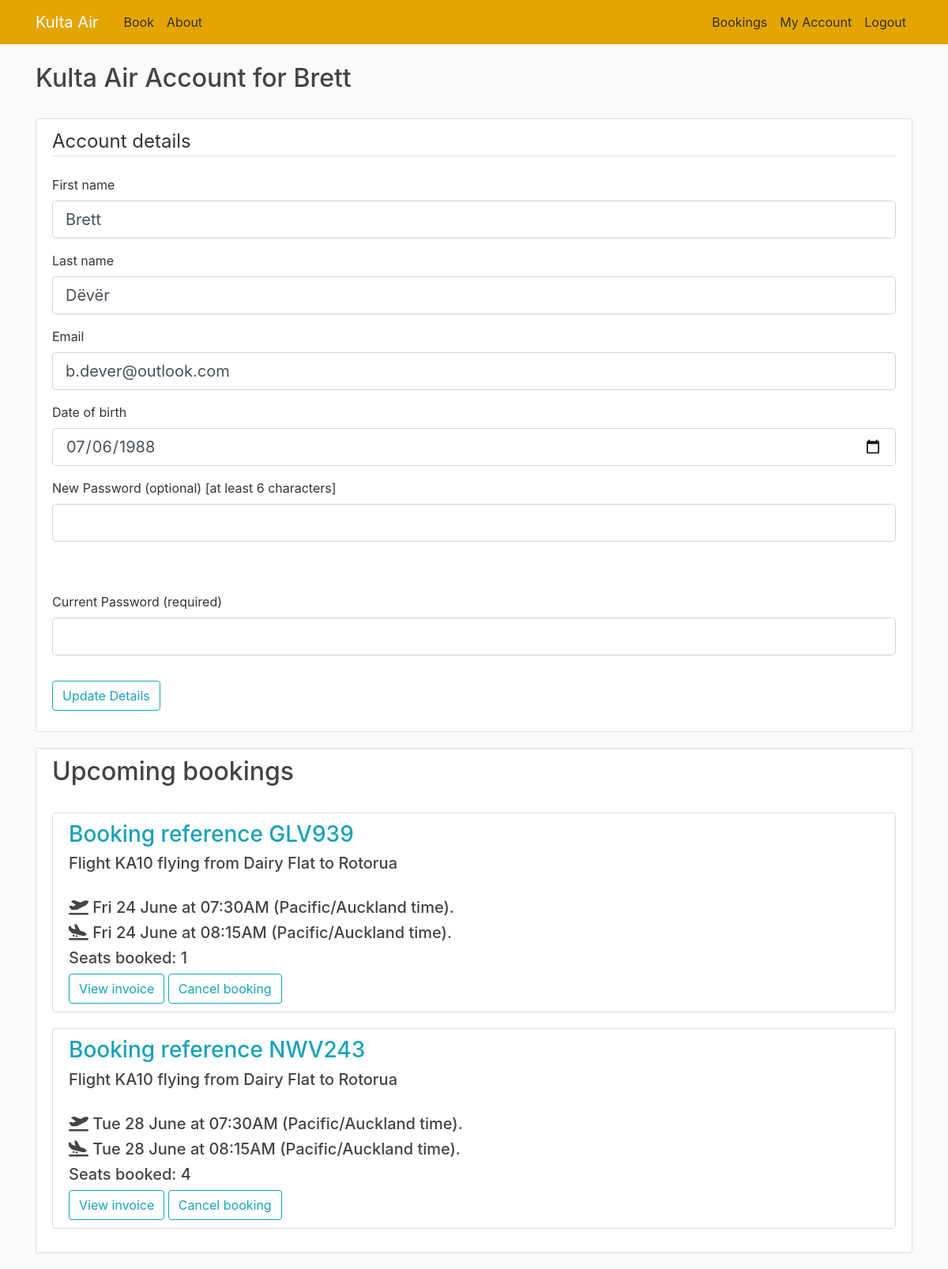
Page /customer (signed in) on the committed database.
### flightbookingapp/models.py (models this page shows, shortened)
class Customer(db.Model, UserMixin):
    id = db.Column(db.Integer, primary_key=True, unique=True)
    first_name = db.Column(db.VARCHAR(20), nullable=False)
    last_name = db.Column(db.VARCHAR(20), nullable=False)
    email = db.Column(db.VARCHAR(50), nullable=False, unique=True)
    phone_number = db.Column(db.Integer)
    password = db.Column(db.VARCHAR(128), default=None)
    dob = db.Column(db.Date, default=None)
    bookings = db.relationship('Booking', backref='booked_customer', lazy=True)

class Booking(db.Model):
    booking_ref = db.Column(db.VARCHAR(6), primary_key=True, nullable=False, unique=True)
    customer = db.Column(db.Integer, db.ForeignKey('customer.id'), nullable=False)
    flight = db.Column(db.Integer, db.ForeignKey('departure.id'), nullable=False)
    tickets = db.Column(db.Integer, default=1)

class Departure(db.Model):
    id = db.Column(db.Integer, primary_key=True, nullable=False, unique=True)
    flight_number = db.Column(db.VARCHAR(10), db.ForeignKey('route.flight_code'), nullable=False)
    depart_date = db.Column(db.Date, nullable=False)
    stopover_date = db.Column(db.Date)
    arrival_date = db.Column(db.Date, nullable=False)
    price = db.Column(db.Float, nullable=False, default=0.00)
    booked_seats = db.Column(db.Integer, nullable=False, default=0)

class Airport(db.Model):
    int_code = db.Column(db.CHAR(4), primary_key=True, unique=True)
    name = db.Column(db.VARCHAR(50), nullable=False)
    timezone = db.Column(db.String(50))

class Route(db.Model):
    flight_code = db.Column(db.VARCHAR(10), primary_key=True, nullable=False, unique=True)
    depart_time = db.Column(db.Time, nullable=False)
    arrive_time = db.Column(db.Time, nullable=False)
    stopover_time = db.Column(db.Time)
    depart_airport = db.Column(db.CHAR(4), db.ForeignKey('airport.int_code'), nullable=False)
    arrive_airport = db.Column(db.CHAR(4), db.ForeignKey('airport.int_code'), nullable=False)
    stopover_airport = db.Column(db.CHAR(4), db.ForeignKey('airport.int_code'))
    plane = db.Column(db.Integer, db.ForeignKey('aircraft.id'), nullable=False)

### flightbookingapp/routes.py (the view)
@app.route('/customer', methods=['GET', 'POST'])
@login_required
def customer():
    form = UpdateDetailsForm()
    funcs.handle_customer_details(form)
    if request.method == "POST":
        if request.form.get('cancel') == 'Cancel booking':
            funcs.cancel_booking(request.form.get('booking'))
            return redirect(url_for('customer'))
        if request.form.get('view') == 'View invoice':
            return redirect(url_for('invoice', booking_ref=request.form.get('booking'), surname=current_user.last_name))
    flight_info = funcs.collect_user_bookings()
    return render_template('customer.html', title='My Account', bookings=flight_info, form=form)

### flightbookingapp/forms.py (shortened to what this page needs)
class UpdateDetailsForm(FlaskForm):
    firstname = StringField('First name', validators=[DataRequired(), Length(min=3, max=20)])
    lastname = StringField('Last name', validators=[DataRequired(), Length(min=3, max=20)])
    email = StringField('Email', validators=[DataRequired(), Email()])
    current_password = PasswordField('Current Password (required)', validators=[DataRequired(), Length(min=6)])
    dob = DateField('Date of birth', validators=[DataRequired()])
    new_password = PasswordField('New Password (optional) [at least 6 characters]')
    submit = SubmitField('Update Details')

### flightbookingapp/models.py (called while the page is built)
@login_manager.user_loader
def load_customer(user_id):
    return Customer.query.get(int(user_id))

### flightbookingapp/route_funcs.py (called while the page is built)
def date_in_past(date_and_time, timezone) -> bool:
    return datetime.datetime.now(ZoneInfo(timezone)) > date_and_time.replace(tzinfo=ZoneInfo(timezone))

def handle_customer_details(form):
    if form.validate_on_submit():
        if bcrypt.check_password_hash(current_user.password, form.current_password.data):
            update_customer_details(form)
        else:
            flash('Current password was not correct. Account details not updated.', "warning")
    else:
        form.email.data = current_user.email
        form.firstname.data = current_user.first_name
        form.lastname.data = current_user.last_name
        form.dob.data = current_user.dob

def collect_user_bookings():
    flight_info = []
    for booking in current_user.bookings:
        departure = Departure.query.filter_by(id=booking.flight).first()
        route = Route.query.filter_by(flight_code=departure.flight_number).first()
        dep_airport = Airport.query.filter_by(int_code=route.depart_airport).first()
        arr_airport = Airport.query.filter_by(int_code=route.arrive_airport).first()
        booking_past = date_in_past(datetime.datetime.combine(departure.depart_date, route.depart_time),
                                    dep_airport.timezone)
        flight_info.append([booking, departure, route, dep_airport, arr_airport, booking_past])
    return sorted(flight_info, key=lambda flight: flight[1].depart_date)

### flightbookingapp/templates/customer.html
{% extends "layout.html" %}
{% block content %}
    <h2 class="account-heading">Kulta Air Account for {{ current_user.first_name }}</h2><br>
    <div class="content-section">
        <div class="media">
            <div class="media-body">
                {% include 'customer_details.html' %}
            </div>
        </div>
    </div>
    {% include 'upcoming_bookings.html' %}
{% endblock content %}

### flightbookingapp/templates/customer_details.html (shortened to what this page needs)
<form method="POST" action="">
    <fieldset class="form-group">
        <legend class="border-bottom mb-4">Account details</legend>
        <div class="form-group">
            {{ form.firstname.label(class="form-control-label") }}
            {% if form.firstname.errors %}
                {{ form.firstname(class="form-control form-control-lg is-invalid") }}
                <div class="invalid-feedback">
                    {% for error in form.firstname.errors %}
                        <span>{{ error }}</span>
                    {% endfor %}
                </div>
            {% else %}
                {{ form.firstname(class="form-control form-control-lg") }}
            {% endif %}
        </div>
        <div class="form-group">
            {{ form.lastname.label(class="form-control-label") }}
            {% if form.lastname.errors %}
                {{ form.lastname(class="form-control form-control-lg is-invalid") }}
                <div class="invalid-feedback">
                    {% for error in form.lastname.errors %}
                        <span>{{ error }}</span>
                    {% endfor %}
                </div>
            {% else %}
                {{ form.lastname(class="form-control form-control-lg") }}
            {% endif %}
        </div>
        <div class="form-group">
            {{ form.email.label(class="form-control-label") }}
            {% if form.email.errors %}
                {{ form.email(class="form-control form-control-lg is-invalid") }}
                <div class="invalid-feedback">
                    {% for error in form.email.errors %}
                        <span>{{ error }}</span>
                    {% endfor %}
                </div>
            {% else %}
                {{ form.email(class="form-control form-control-lg") }}
            {% endif %}
        </div>
        <div class="form-group">
            {{ form.dob.label(class="form-control-label") }}
            {% if form.dob.errors %}
                {{ form.dob(class="form-control form-control-lg is-invalid") }}
                <div class="invalid-feedback">
                    {% for error in form.dob.errors %}
                        <span>{{ error }}</span>
                    {% endfor %}
                </div>
            {% else %}
                {{ form.dob(class="form-control form-control-lg") }}
            {% endif %}
        </div>
        <div class="form-group">
            {{ form.new_password.label(class="form-control-label") }}
            {% if form.new_password.errors %}
                {{ form.new_password(class="form-control form-control-lg is-invalid") }}
                <div class="invalid-feedback">
                    {% for error in form.new_password.errors %}
                        <span>{{ error }}</span>
                    {% endfor %}
                </div>
            {% else %}
                {{ form.new_password(class="form-control form-control-lg") }}
            {% endif %}
        </div>
        <br><br>
        <div class="form-group">
            {{ form.current_password.label(class="form-control-label") }}
            {% if form.current_password.errors %}
                {{ form.current_password(class="form-control form-control-lg is-invalid") }}
                <div class="invalid-feedback">
                    {% for error in form.current_password.errors %}
                        <span>{{ error }}</span>
                    {% endfor %}
                </div>
            {% else %}
                {{ form.current_password(class="form-control form-control-lg") }}
            {% endif %}
        </div>
    </fieldset>
    <div>
        <div class="form-group">
            {{ form.submit(class="btn btn-outline-info") }}
        </div>
    </div>
</form>

### flightbookingapp/templates/upcoming_bookings.html (shortened to what this page needs)
<div class="content-section">
    <div class="media">
        <div class="media-body">
            <h2 class="bookings-heading">Upcoming bookings</h2>
            {% set ns = namespace(upcoming=false, past=false) %}
            {% if bookings == [] %}
                <br>
                <p class="text-secondary"><a class="ml-2" href="{{ url_for('home') }}">You have no upcoming bookings.
                    Click here to make one!</a></p>
            {% else %}
                <br>
                {% for booking in bookings %}
                    {% if not booking[5] %}
                        {% set ns.upcoming = true %}
                        <div class="content-section">
                            <form method="post" action="">
                                <h3 class="text-info">Booking reference {{ booking[0].booking_ref.upper() }}</h3>
                                <h5>Flight {{ booking[1].flight_number }} flying from {{ booking[3].name }}
                                    to {{ booking[4].name }}</h5>
                                <br>
                                <h5>
                                    <i class="fa-solid fa-plane-departure"></i> {{ (booking[1].depart_date).strftime("%a %d %B") }}
                                    at
                                    {{ booking[2].depart_time.strftime("%#I:%M%p") }} ({{ booking[3].timezone }} time).
                                </h5>
                                <h5>
                                    <i class="fa-solid fa-plane-arrival"></i> {{ (booking[1].arrival_date).strftime("%a %d %B") }}
                                    at
                                    {{ booking[2].arrive_time.strftime("%#I:%M%p") }} ({{ booking[4].timezone }} time).
                                </h5>
                                <h5>Seats booked: {{ booking[0].tickets }}</h5>
                                <input type="submit" value="View invoice" name="view" class="btn btn-outline-info">
                                <input type="submit" value="Cancel booking" name="cancel" class="btn btn-outline-info">
                            </form>
                        </div>
                    {% else %}
                        {% set ns.past = true %}
                    {% endif %}
                {% endfor %}
            {% endif %}
        </div>
    </div>
</div>

### flightbookingapp/static/main.css (style rules this page uses)
body { background: #fafafa; color: #333333; margin-top: 5rem; }
h1, h2, h3, h4, h5, h6 { color: #444444; }
.content-section { background: #ffffff; padding: 10px 20px; border: 1px solid #dddddd; border-radius: 3px; margin-bottom: 20px; }

### rows in the picture
Customer: first_name "Brett", email "b.dever@outlook.com", dob "07/06/1988"
Booking: booking_ref "GLV939", flight_number "KA10", name "Dairy Flat", name "Rotorua", depart_time "07:30AM", timezone "Pacific/Auckland", arrive_time "08:15AM", tickets "1"
Departure: depart_date "Fri 24 June", arrival_date "Fri 24 June"
Booking: booking_ref "NWV243", flight_number "KA10", name "Dairy Flat", name "Rotorua", depart_time "07:30AM", timezone "Pacific/Auckland", arrive_time "08:15AM", tickets "4"
Departure: depart_date "Tue 28 June", arrival_date "Tue 28 June"
